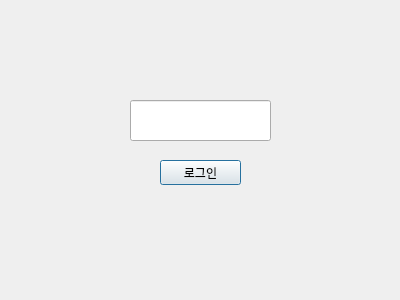
<?xml version="1.0" encoding="UTF-8"?>
<ui version="4.0">
 <class>LoginDialog</class>
 <widget class="QDialog" name="LoginDialog">
  <property name="geometry">
   <rect>
    <x>0</x>
    <y>0</y>
    <width>400</width>
    <height>300</height>
   </rect>
  </property>
  <property name="windowTitle">
   <string>Dialog</string>
  </property>
  <widget class="QLineEdit" name="inputCode">
   <property name="geometry">
    <rect>
     <x>130</x>
     <y>100</y>
     <width>141</width>
     <height>41</height>
    </rect>
   </property>
  </widget>
  <widget class="QPushButton" name="btnConfirm">
   <property name="geometry">
    <rect>
     <x>160</x>
     <y>160</y>
     <width>81</width>
     <height>25</height>
    </rect>
   </property>
   <property name="text">
    <string>로그인</string>
   </property>
  </widget>
 </widget>
 <resources/>
 <connections/>
</ui>
